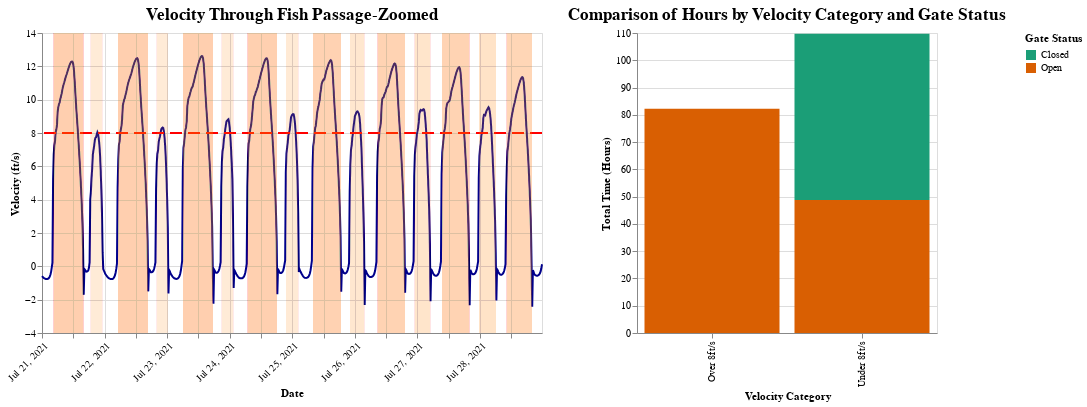

This figure's notebook cell:
### Code cell
interval = alt.selection_interval(encodings=['x'])
line = alt.Chart(full_merged_df).mark_line(color = "darkblue").encode(
    x=alt.X('yearmonthdatehoursminutes(datetime):T', title='Datetime', axis=alt.Axis(format='%b %d, %Y', 
                                                                                     labelAngle=-45,
                                                                                     title='Date')),
    y=alt.Y('GLC:Q', title='Velocity (ft/s)'),
).properties(
    width=500,
    height=300,
    title='Velocity Through Fish Passage-Zoomed',
    # fontSize = 16
).add_selection(
    interval
)

bar_chart = alt.Chart(full_merged_df).mark_bar().encode(
    x=alt.X('Velocity_Category:N', title='Velocity Category'),
    y=alt.Y('sum(time_unit):Q', title='Total Time (Hours)'),
    color=alt.Color('DGL:N', title='Gate Status', scale=alt.Scale(scheme='dark2')),
    tooltip = alt.Tooltip('sum(time_unit):Q', title="Total Time (Hours)")
).properties(
    width=300,
    height=300,
    title="Comparison of Hours by Velocity Category and Gate Status",
    # fontSize = 16
).transform_filter(
    interval
)

area_dgl_true = alt.Chart(full_merged_df).mark_rect(
    # opacity=0.006,
    color='orange'
).encode(
    x='gate_min_datetime:T',
    x2='gate_max_datetime:T',
    opacity=alt.value(0.008)
).transform_filter(
    alt.datum.DGL == "Open"
)
yrule = (
    alt.Chart().mark_rule(strokeDash=[12, 6], size=2, color = 'red').encode(
        y=alt.datum(8))
).properties(
    width=500,
    height=300
).encode(
        tooltip=alt.TooltipValue('8 ft/s Threshold')  # Static tooltip for the rule line
    )

nearest = alt.selection_point(nearest=True, on="pointerover",
                              fields=["datetime"], empty=False)
points = line.mark_point().encode(
    opacity=alt.condition(nearest, alt.value(1), alt.value(0))
)
# Draw a rule at the location of the selection
rules = alt.Chart(full_merged_df).transform_calculate(
    FlowVelocityDuration = "'Flow ' + datum.Velocity_Category + ' duration is ' + datum.streak_duration + ' hours'",
    GateStatusDuration = "'Gate ' + datum.DGL + ' duration is ' + datum.gate_streak_duration + ' hours'"
).mark_rule(color="gray").encode(
    x="datetime:T",
    opacity=alt.condition(nearest, alt.value(0.3), alt.value(0)),
    tooltip=[alt.Tooltip('yearmonthdatehoursminutes(datetime):T', title='Datetime'),
             alt.Tooltip('GLC:Q', title= "Velocity (ft/s)", format=".2f"),
             alt.Tooltip('FlowVelocityDuration:N', title="Flow Velocity Duration"),
             alt.Tooltip('GateStatusDuration:N', title="Gate Status Duration")
             ],
).add_params(nearest)

combined_chart = alt.hconcat(
    alt.layer(line, points, yrule, rules, area_dgl_true),
    bar_chart
    ).configure_title(
        fontSize=17,
        color = "black",
        font='Arial'
    )

combined_chart

### Figure 1 — Vega-Lite specification as saved in the notebook (floating-point values rounded to 4 significant figures; data arrays with more than 128 entries replaced by an {"elided": "..."} marker saying what was removed)
{"config": {"view": {"continuousWidth": 300, "continuousHeight": 300}, "title": {"color": "black", "font": "Arial", "fontSize": 17}}, "hconcat": [{"layer": [{"data": {"name": "data-44826b613cfc614e4972350ccab2c537"}, "mark": {"type": "line", "color": "darkblue"}, "encoding": {"x": {"axis": {"format": "%b %d, %Y", "labelAngle": -45, "title": "Date"}, "field": "datetime", "timeUnit": "yearmonthdatehoursminutes", "title": "Datetime", "type": "temporal"}, "y": {"field": "GLC", "title": "Velocity (ft/s)", "type": "quantitative"}}, "name": "view_1", "title": "Velocity Through Fish Passage-Zoomed"}, {"data": {"name": "data-44826b613cfc614e4972350ccab2c537"}, "mark": {"type": "point"}, "encoding": {"opacity": {"condition": {"param": "param_2", "value": 1, "empty": false}, "value": 0}, "x": {"axis": {"format": "%b %d, %Y", "labelAngle": -45, "title": "Date"}, "field": "datetime", "timeUnit": "yearmonthdatehoursminutes", "title": "Datetime", "type": "temporal"}, "y": {"field": "GLC", "title": "Velocity (ft/s)", "type": "quantitative"}}, "title": "Velocity Through Fish Passage-Zoomed"}, {"data": {"name": "empty"}, "mark": {"type": "rule", "color": "red", "size": 2, "strokeDash": [12, 6]}, "encoding": {"tooltip": {"value": "8 ft/s Threshold"}, "y": {"datum": 8}}}, {"data": {"name": "data-44826b613cfc614e4972350ccab2c537"}, "mark": {"type": "rule", "color": "gray"}, "encoding": {"opacity": {"condition": {"param": "param_2", "value": 0.3, "empty": false}, "value": 0}, "tooltip": [{"field": "datetime", "timeUnit": "yearmonthdatehoursminutes", "title": "Datetime", "type": "temporal"}, {"field": "GLC", "format": ".2f", "title": "Velocity (ft/s)", "type": "quantitative"}, {"field": "FlowVelocityDuration", "title": "Flow Velocity Duration", "type": "nominal"}, {"field": "GateStatusDuration", "title": "Gate Status Duration", "type": "nominal"}], "x": {"field": "datetime", "type": "temporal"}}, "name": "view_2", "transform": [{"calculate": "'Flow ' + datum.Velocity_Category + ' duration is ' + datum.streak_duration + ' hours'", "as": "FlowVelocityDuration"}, {"calculate": "'Gate ' + datum.DGL + ' duration is ' + datum.gate_streak_duration + ' hours'", "as": "GateStatusDuration"}]}, {"data": {"name": "data-44826b613cfc614e4972350ccab2c537"}, "mark": {"type": "rect", "color": "orange"}, "encoding": {"opacity": {"value": 0.008}, "x": {"field": "gate_min_datetime", "type": "temporal"}, "x2": {"field": "gate_max_datetime"}}, "transform": [{"filter": "(datum.DGL === 'Open')"}]}], "height": 300, "width": 500}, {"data": {"name": "data-44826b613cfc614e4972350ccab2c537"}, "mark": {"type": "bar"}, "encoding": {"color": {"field": "DGL", "scale": {"scheme": "dark2"}, "title": "Gate Status", "type": "nominal"}, "tooltip": {"aggregate": "sum", "field": "time_unit", "title": "Total Time (Hours)", "type": "quantitative"}, "x": {"field": "Velocity_Category", "title": "Velocity Category", "type": "nominal"}, "y": {"aggregate": "sum", "field": "time_unit", "title": "Total Time (Hours)", "type": "quantitative"}}, "height": 300, "title": "Comparison of Hours by Velocity Category and Gate Status", "transform": [{"filter": {"param": "param_1"}}], "width": 300}], "params": [{"name": "param_1", "select": {"type": "interval", "encodings": ["x"]}, "views": ["view_1"]}, {"name": "param_2", "select": {"type": "point", "fields": ["datetime"], "nearest": true, "on": "pointerover"}, "views": ["view_2"]}], "$schema": "https://vega.github.io/schema/vega-lite/v5.20.1.json", "datasets": {"data-44826b613cfc614e4972350ccab2c537": {"elided": "768 records"}, "empty": [{}]}}
